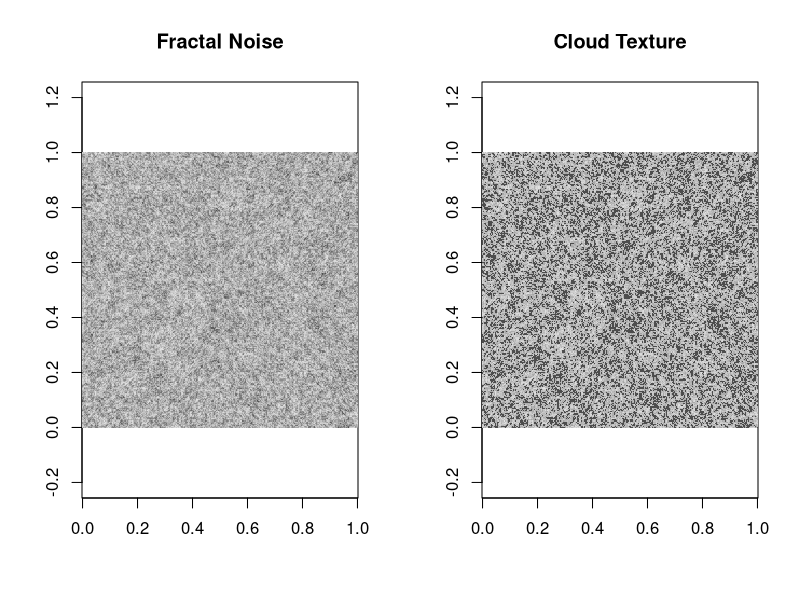

Recreate this plot in R.
# @author: my@daisg.com
# @date: 2025-10-30
# @version: 0.1
# Copyright (c) 2025 daisg
# SPDX-License-Identifier: GPL-3
# @brief/ Description
# 云彩分形（Cloud Outline）用二维分形噪声生成
# 简单的二维分形噪声生成
fractal_noise_2d <- function(width = 128, height = 128, octaves = 4, persistence = 0.5) {
  # 生成基础噪声
  base_noise <- matrix(runif(width * height), nrow = width, ncol = height)
  result <- matrix(0, nrow = width, ncol = height)
  
  frequency <- 1
  amplitude <- 1
  max_amplitude <- 0
  
  for (i in 1:octaves) {
    # 对当前八度的噪声进行插值
    scaled_noise <- .resize_matrix(base_noise, round(width / frequency), round(height / frequency))
    scaled_noise <- .resize_matrix(scaled_noise, width, height)
    
    result <- result + scaled_noise * amplitude
    max_amplitude <- max_amplitude + amplitude
    
    frequency <- frequency * 2
    amplitude <- amplitude * persistence
  }
  
  # 归一化
  result <- result / max_amplitude
  return(result)
}

# 辅助函数：调整矩阵大小
.resize_matrix <- function(mat, new_width, new_height) {
  old_width <- nrow(mat)
  old_height <- ncol(mat)
  
  x_indices <- seq(1, old_width, length.out = new_width)
  y_indices <- seq(1, old_height, length.out = new_height)
  
  new_mat <- matrix(0, nrow = new_width, ncol = new_height)
  
  for (i in 1:new_width) {
    for (j in 1:new_height) {
      x <- round(x_indices[i])
      y <- round(y_indices[j])
      x <- min(max(x, 1), old_width)
      y <- min(max(y, 1), old_height)
      new_mat[i, j] <- mat[x, y]
    }
  }
  
  return(new_mat)
}

# 生成和显示云彩
generate_cloud_texture <- function() {
  cloud_noise <- fractal_noise_2d(256, 256, 6, 0.6)
  
  # 应用阈值创建云彩形状
  cloud_threshold <- 0.4
  cloud_mask <- ifelse(cloud_noise > cloud_threshold, cloud_noise, 0)
  
  # 绘制
  par(mfrow = c(1, 2))
  image(cloud_noise, col = gray.colors(100), main = "Fractal Noise", asp = 1)
  image(cloud_mask, col = gray.colors(100), main = "Cloud Texture", asp = 1)
}

generate_cloud_texture()